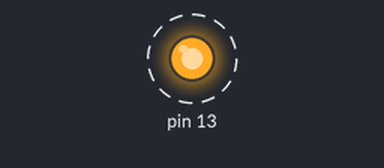
Simulated run of this sketch. Board: Arduino Uno, built with avr-gcc and run on an emulated ATmega328P. Parts: output pins drawn as LEDs (lit = HIGH). Dashed ring = blinking.

Above: at 0.5 s.
Timing chart, 0 to 4.6 s (numbered marks = the images above):
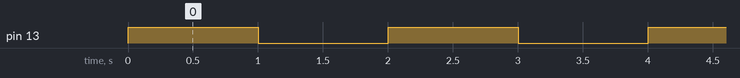

Measured:
- by itself, pin 13: alternates HIGH for 1.0 s and LOW for 1.0 s

The sketch:

sketch_exp_1_b.ino
```cpp
// Hardware - Blink LED on Pin 13 using direct port manipulation

void setup() {

  DDRB |= (1 << DDB5);
}

void loop() {

  PORTB ^= (1 << PORTB5);

  delay(1000);
}
```
